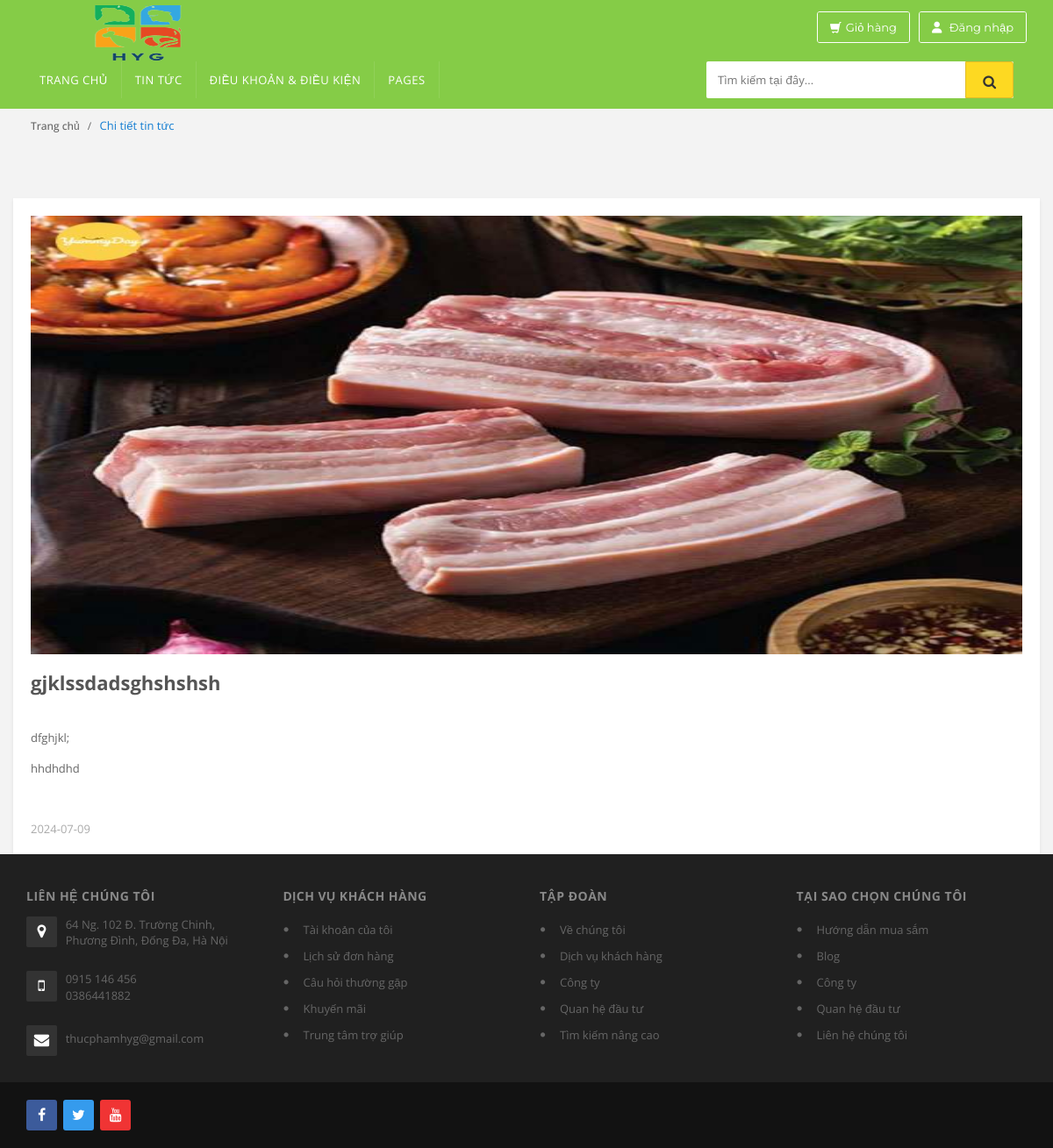
The app's page /User/blog-details.php?matintuc=6 with its own data.
### tables this page shows
CREATE TABLE `tintuc` (
  `maTintuc` int(20) NOT NULL,
  `tieuDe` varchar(500) NOT NULL,
  `noiDung` varchar(2000) NOT NULL,
  `anhTinTuc` varchar(1000) NOT NULL,
  `ngayThang` date NOT NULL,
  `maNhanVien` varchar(20) NOT NULL
);

### User/blog-details.php (the view, shortened to what this page needs)
<?php
if (!isset($_SESSION['maKhachHang'])) {
    require_once('khachxem.php');
} else {
    $maKhachhang = $_SESSION['maKhachHang'];
    require_once('header.php');
}
?>
<div class="breadcrumb">
    <div class="container">
        <div class="breadcrumb-inner">
            <ul class="list-inline list-unstyled">
                <li style="display: inline;"><a href="index.php">Trang chủ</a></li>
                <li class='active'>Chi tiết tin tức</li>
            </ul>
        </div>
    </div>
</div>
<div class="body-content">
    <div class="container">
        <div class="row">
            <div class="blog-page">
                <div class="col-md">
                    <?php
                    include "connect.php";
                    $matintuc = $_GET['matintuc'];
                    $sql = "SELECT * FROM tintuc WHERE maTintuc = '$matintuc'";
                    $result = mysqli_query($conn, $sql);
                    while ($row = mysqli_fetch_array($result)) { ?>
                        <div class="blog-post outer-top-bd wow fadeInUp">
                            <a href="blog-details.php"><img class="img-responsive" src="../imgchung/<?php echo $row['anhTinTuc']; ?>" style="width = 1500px, height = 500px;width: 1500px;height: 500px;" alt=""></a>
                            <h1><a href="blog-details.php"><?php echo $row['tieuDe']; ?></a></h1>
                            <p><?php echo $row['noiDung']; ?></p>
                            <span class="datetime"><?php echo $row['ngayThang']; ?></span>
                        </div>
                    <?php } ?>
                </div>
            </div>
        </div>
    </div>
</div>
<?php
require_once('footer.php');
?>

### User/assets/css/blue.css (style rules this page uses)
a { color: #85cc47; }
.breadcrumb ul li.active { color: #157ed2; }

### records on screen
tintuc: anhTinTuc (picture), tieuDe "gjklssdadsghshshsh", noiDung "dfghjkl; hhdhdhd", ngayThang "2024-07-09"
